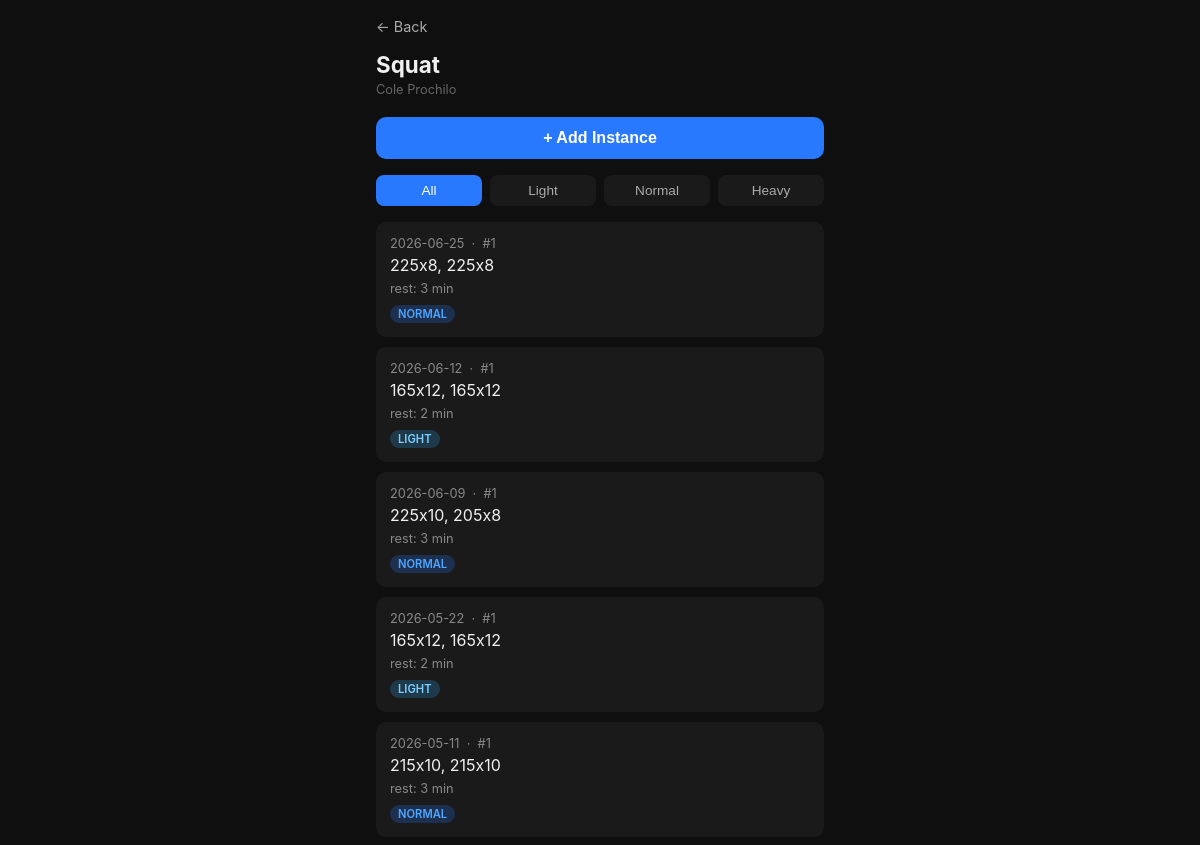
Page /user/1/exercise/1 (upper part) on the earlier database version.
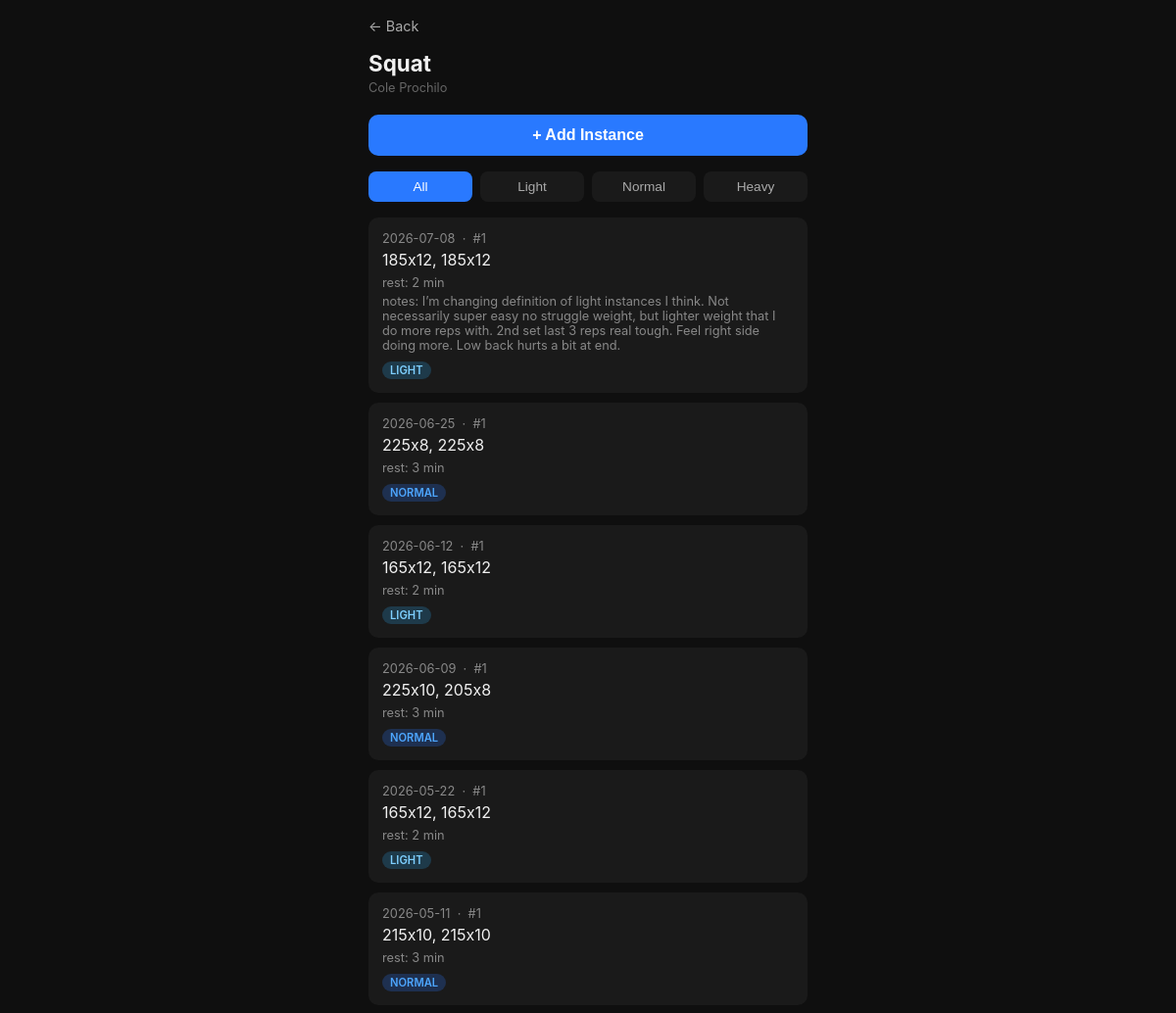
Same page on the later database version.
### tables this page shows
CREATE TABLE exercise_sets (
    set_id       INTEGER PRIMARY KEY AUTOINCREMENT,
    instance_id  INTEGER NOT NULL REFERENCES exercise_instances(instance_id),
    set_number   INTEGER NOT NULL,
    weight       REAL,
    reps         REAL,
    rest_time    REAL
, notes TEXT);

CREATE TABLE workout_sessions (
    workout_id    INTEGER PRIMARY KEY AUTOINCREMENT,
    user_id       INTEGER NOT NULL REFERENCES users(user_id),
    date          TEXT NOT NULL,
    split_day     TEXT REFERENCES split_days(name)
);

CREATE TABLE exercise_instances (
    instance_id    INTEGER PRIMARY KEY AUTOINCREMENT,
    workout_id     INTEGER NOT NULL REFERENCES workout_sessions(workout_id),
    exercise_id    INTEGER NOT NULL REFERENCES exercises(exercise_id),
    entered_name   TEXT NOT NULL,
    intensity      TEXT,
    workout_index  INTEGER,
    notes          TEXT
);

### web_app.py (the view)
@app.route("/user/<int:user_id>/exercise/<int:exercise_id>")
def exercise_history(user_id, exercise_id):
    with get_conn() as conn:
        user = conn.execute("SELECT username FROM users WHERE user_id = ?", (user_id,)).fetchone()
        latest_session = conn.execute(
            "SELECT workout_id, date FROM workout_sessions WHERE user_id = ? ORDER BY workout_id DESC LIMIT 1",
            (user_id,)
        ).fetchone()
    intensity_filter = request.args.get("intensity")
    primary_name, history = get_exercise_history(exercise_id, user_id)
    if intensity_filter:
        history = [h for h in history if h["intensity"] == intensity_filter]
    return render_template("exercise_history.html", user_id=user_id, username=user[0],
                           primary_name=primary_name, history=history,
                           intensity_filter=intensity_filter, exercise_id=exercise_id,
                           latest_session_date=latest_session[1] if latest_session else None,
                           latest_session_id=latest_session[0] if latest_session else None)

### db.py (called while the page is built)
def get_conn():
    conn = sqlite3.connect(DB_PATH)
    conn.execute("PRAGMA foreign_keys = ON")
    return conn

### web_app.py (called while the page is built)
def _fmt_weight(w):
    return int(w) if w == int(w) else w

### templates/exercise_history.html (shortened to what this page needs)
{% extends "base.html" %}
{% block content %}
<a class="back-link" href="javascript:history.back()">← Back</a>
<h1>{{ primary_name.title() }}</h1>
<div class="username-tag">{{ username.title() }}</div>
{% if latest_session_date %}
  <button id="add-instance-btn" onclick="goToLog()" style="display:block; width:100%; background:#2979ff; color:#fff; text-align:center; padding:12px; border-radius:10px; margin-bottom:16px; font-size:1rem; font-weight:600; border:none; cursor:pointer;">+ Add Instance</button>
{% endif %}
<div class="filter-row">
  <button class="filter-btn {% if not intensity_filter %}active{% endif %}" onclick="location.replace('{{ url_for('exercise_history', user_id=user_id, exercise_id=exercise_id) }}');">All</button>
  <button class="filter-btn {% if intensity_filter == 'light' %}active{% endif %}" onclick="location.replace('{{ url_for('exercise_history', user_id=user_id, exercise_id=exercise_id, intensity='light') }}');">Light</button>
  <button class="filter-btn {% if intensity_filter == 'normal' %}active{% endif %}" onclick="location.replace('{{ url_for('exercise_history', user_id=user_id, exercise_id=exercise_id, intensity='normal') }}');">Normal</button>
  <button class="filter-btn {% if intensity_filter == 'heavy' %}active{% endif %}" onclick="location.replace('{{ url_for('exercise_history', user_id=user_id, exercise_id=exercise_id, intensity='heavy') }}');">Heavy</button>
</div>
{% if not history %}
  <p style="color:#666;">No history found.</p>
{% else %}
  {% for entry in history | reverse %}
  <div class="card">
    <div class="date-label">{{ entry.date }} &nbsp;·&nbsp; #{{ entry.workout_index }}</div>
    <div class="set-row">{{ entry.sets }}</div>
    {% if entry.rest %}
      <div class="meta">rest: {{ entry.rest }} min</div>
    {% endif %}
    {% if entry.notes %}
      <div class="meta">notes: {{ entry.notes }}</div>
    {% endif %}
    <div style="margin-top:6px;">
      <span class="badge {{ entry.intensity }}">{{ entry.intensity }}</span>
    </div>
  </div>
  {% endfor %}
{% endif %}
{% endblock %}

Differences in the rows shown:
added exercise_sets: date "2026-07-08", workout_index "1", sets "185x12, 185x12", rest "2", notes "I’m changing definition of light instances I think. Not necessarily super easy no struggle weight, but lighter weight that I do more reps with. 2nd set last 3 reps real tough. Feel right side doing more. Low back hurts a bit at end.", intensity "LIGHT"
